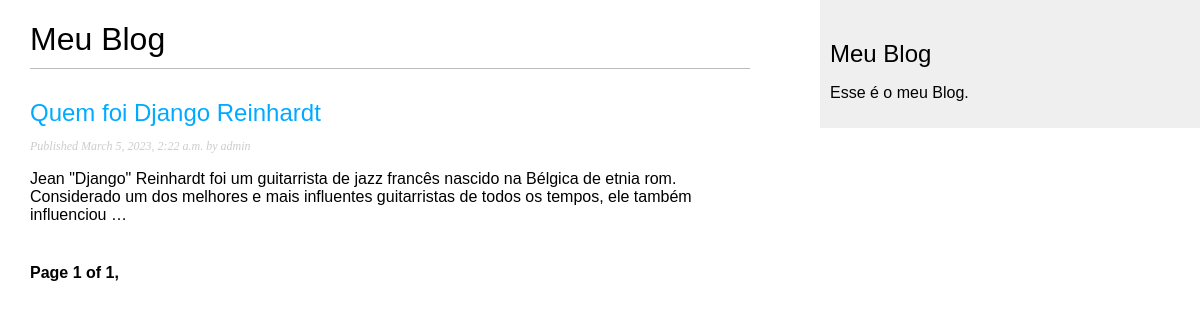
Page /blog/ on the earlier database version.
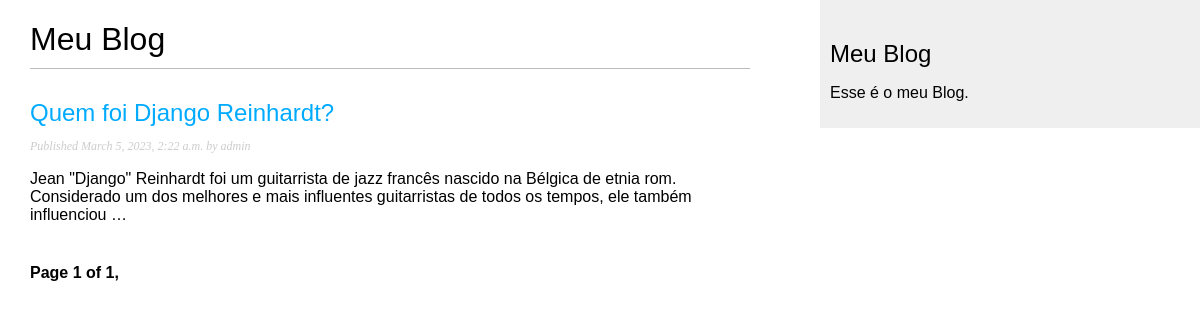
Same page on the later database version.
### blog/models.py (models this page shows, shortened)
class Post(models.Model):
    STATUS_CHOICES = (
        ('draft', 'Draft'),
        ('published', 'Published'),
    )
    title = models.CharField(max_length=250)
    slug = models.SlugField(max_length=250,
                            unique_for_date='publish')
    author = models.ForeignKey(User,
                               on_delete=models.CASCADE,
                               related_name='blog_posts')
    body = models.TextField()
    publish = models.DateTimeField(default=timezone.now)
    created = models.DateTimeField(auto_now_add=True)
    update = models.DateTimeField(auto_now=True)
    status = models.CharField(max_length=10,
                              choices=STATUS_CHOICES,
                              default='draft')
    objects = models.Manager()
    published = PublishedManager()
    class Meta:
        ordering = ('-publish',)
    def get_absolute_url(self):
        return reverse('blog:post_detail',
                       args=[self.publish.year,
                             self.publish.month,
                             self.publish.day, self.slug])

### blog/views.py (the view)
# urls.py: path('', views.PostListView.as_view(), name='post_list'),
class PostListView(ListView):
    queryset = Post.published.all()
    context_object_name = 'posts'
    paginate_by = 3
    template_name = 'blog/post/list.html'

### blog/templates/blog/post/list.html (shortened to what this page needs)
{% extends "blog/base.html" %}
{% block content %}
    <h1>Meu Blog</h1>
    {% for post in posts %}
        <h2>
            <a href="{{ post.get_absolute_url }}">
                {{ post.title }}
            </a>
        </h2>
        <p class="date">
            Published {{ post.publish }} by {{ post.author }}
        </p>
        {{ post.body|truncatewords:30|linebreaks }}
    {% endfor %}
    {% include "pagination.html" with page=page_obj %}
{% endblock %}

### blog/templates/blog/base.html (shortened to what this page needs)
{% load static %}
<!DOCTYPE html>
<html>
<head>
    <link href="{% static "css/blog.css" %}" rel="stylesheet">
</head>
<body>
    <div id="content">
        {% block content %}
        {% endblock %}
    </div>
    <div id="sidebar">
        <h2>Meu Blog</h2>
        <p>Esse é o meu Blog.</p>
    </div>
</body>
</html>

### blog/templates/pagination.html (shortened to what this page needs)
<div class="pagination">
    <span class="step-links">
        <span class="current">
            Page {{ page.number }} of {{ page.paginator.num_pages }},
        </span>
    </span>
</div>

### blog/static/css/blog.css (style rules this page uses)
body { margin:0; padding:0; font-family:helvetica, sans-serif; }
a { color:#00abff; text-decoration:none; }
h1 { font-weight:normal; border-bottom:1px solid #bbb; padding:0 0 10px 0; }
h2 { font-weight:normal; margin:30px 0 0; }
#content { float:left; width:60%; padding:0 0 0 30px; }
#sidebar { float:right; width:30%; padding:10px; background:#efefef; height:100%; }
p.date { color:#ccc; font-family: georgia, serif; font-size: 12px; font-style: italic; }
.pagination { margin:40px 0; font-weight:bold; }

Differences in the rows shown:
changed Post "admin": title "Quem foi Django Reinhardt" → "Quem foi Django Reinhardt?"
